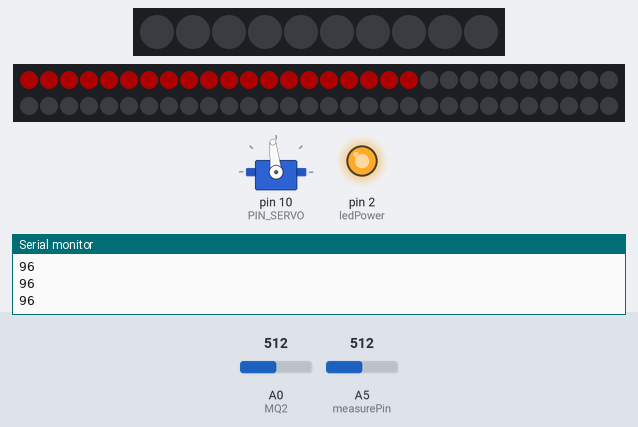
A sketch run on a simulated Arduino Uno, built with avr-gcc and run on an emulated ATmega328P. On the bench: 10 RGB LEDs in strip order, left to right, servo, 60 RGB LEDs in strip order, left to right, continuing on the next row, output pins drawn as LEDs (lit = HIGH), the last lines printed to the serial monitor. The test bench sets the inputs (shaded band); at power-on: A0 (MQ2) = 512, A5 (measurePin) = 512. Dim RGB values are drawn brighter than linear; the strip is taken to match the declared colour order.

Above: at 1.5 s.
1.6 s: A0 (MQ2) set to 716
At 3.3 s:
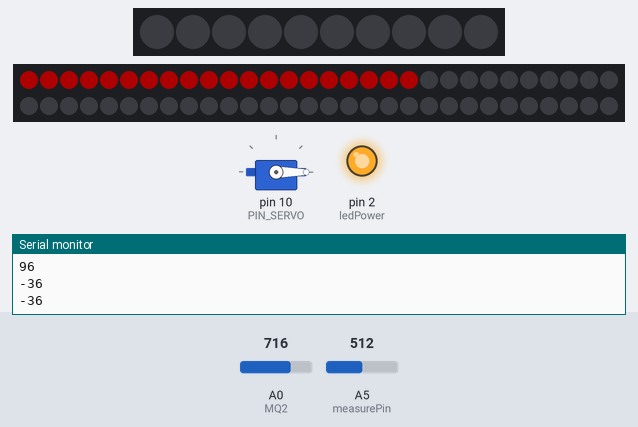
3.6 s: A0 (MQ2) set to 306
At 4.6 s:
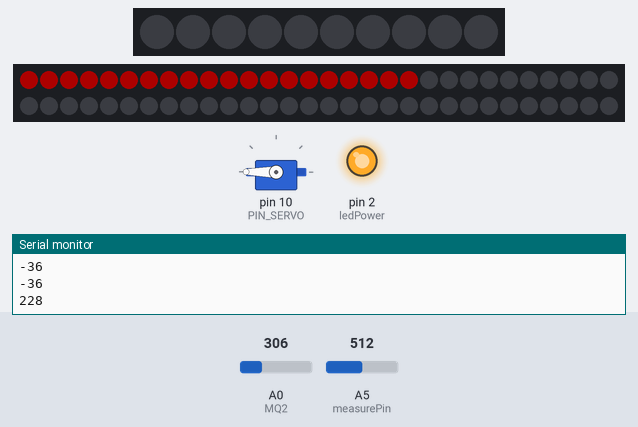
5.6 s: A0 (MQ2) set to 511
At 7.2 s:
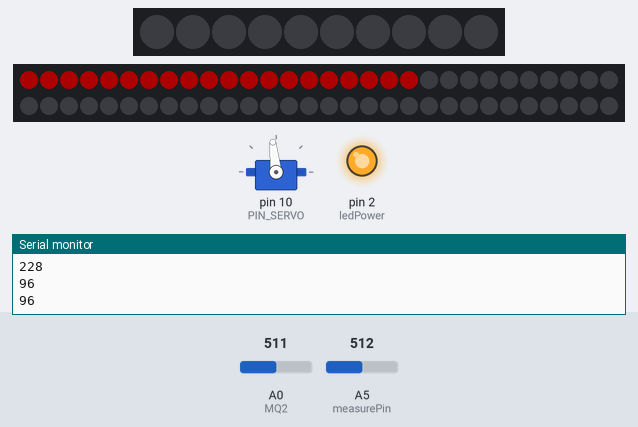
7.6 s: A0 (MQ2) set to 290
At 9.0 s:
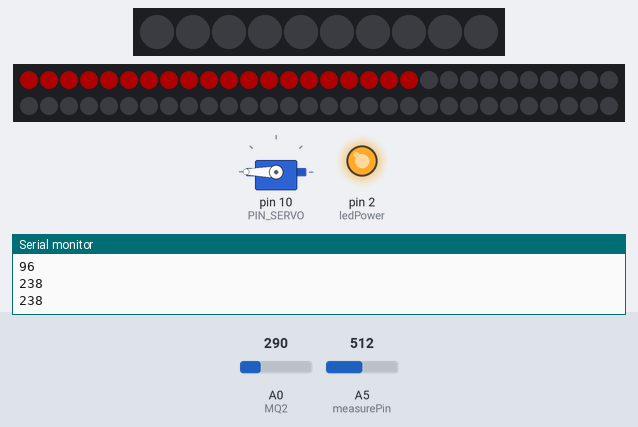
Timing chart, 0 to 10.5 s (numbered marks = the images above; inputs shaded):
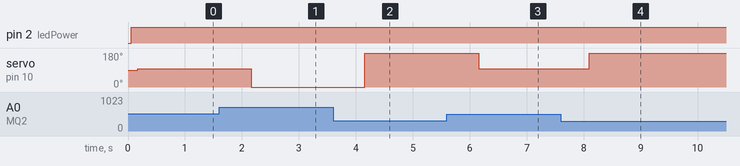

The sketch:

Dust.ino
```cpp
//for sg90
#include <Servo.h>
#define PIN_SERVO 9
#define PIN_SERVO 10
Servo myservo,myservo2;

//for ws2812
#include <Adafruit_NeoPixel.h>
#ifdef __AVR__
 #include <avr/power.h> // Required for 16 MHz Adafruit Trinket
#endif
#define PIN        8
#define NUMPIXELS 10
Adafruit_NeoPixel pixels(NUMPIXELS, PIN, NEO_GRB + NEO_KHZ800);
#define DELAYVAL 50
int count = 180;
int vel = -10;
int angle = 0;
  //for gp2y1010
int measurePin = A5;
int ledPower = 2;
unsigned int samplingTime = 280;
unsigned int deltaTime = 40;
unsigned int sleepTime = 9680;
float voMeasured = 0;
float calcVoltage = 0;
float dustDensity = 0;
//for mq2
int MQ2=A0;
int val=0;
 Adafruit_NeoPixel strip = Adafruit_NeoPixel(60, PIN, NEO_RGB + NEO_KHZ800);
void setup(){
  Serial.begin(9600);
  //for gp2y1010
  pinMode(ledPower,OUTPUT);
  //for ws2812
  #if defined(__AVR_ATtiny85__) && (F_CPU == 16000000)
  clock_prescale_set(clock_div_1);
#endif
  pixels.begin(); // INITIALIZE NeoPixel strip object (REQUIRED)
  //for sg90
    myservo.attach(PIN_SERVO);
 //for mq2
      pinMode(MQ2,INPUT);
       #if defined (__AVR_ATtiny85__)
    if (F_CPU == 16000000) clock_prescale_set(clock_div_1);
  #endif
  // End of trinket special code

  strip.begin();
  strip.setBrightness(50);
  strip.show(); // Initialize all pixels to 'off'
}

void loop(){
 colorWipe(strip.Color(255, 0, 0), 50); // Red
  //for gp2y1010
  digitalWrite(ledPower,LOW);
  delayMicroseconds(samplingTime);
  voMeasured = analogRead(measurePin);
  delayMicroseconds(deltaTime);
  digitalWrite(ledPower,HIGH);
  delayMicroseconds(sleepTime);
  calcVoltage = voMeasured*(5.0/1024);
  dustDensity = 0.17*calcVoltage-0.1;
  if ( dustDensity < 0)
  {
    dustDensity = 0.00;
  }


    val=analogRead(MQ2);
 if(val>300){
   colorWipe(strip.Color(255, 0, 0), 50); // Red
  }
   if(dustDensity>0.2){
   colorWipe1(strip.Color(255, 0, 0), 50); // Red
  }


// for sg90


int anglle1 = map(val,100,660,360,0);
int anglle2 = map(dustDensity,0,0.5,360,0);

  myservo.write(anglle1);
  myservo2.write(anglle2);
  Serial.println(anglle1);
//  Serial.println(anglle1);
  delay(500);
//  Serial.println(dustDensity);


//  delay(1000);
}
void colorWipe(uint32_t c, uint8_t wait) {
  for(uint16_t i=0; i<20; i++) {
    strip.setPixelColor(i, c);
    strip.show();
//    delay(wait);
  }
}
void colorWipe1(uint32_t c, uint8_t wait) {
  for(uint16_t i=0; i<20; i++) {
    strip.setPixelColor(i, c);
    strip.show();
//    delay(wait);
  }
}
```

Measured:
- after the input at 1.6 s, servo on pin 10 (PIN_SERVO): 96° → 0° after 0.56 s
- after the input at 3.6 s, servo on pin 10 (PIN_SERVO): 0° → 180° after 0.56 s
- after the input at 5.6 s, servo on pin 10 (PIN_SERVO): 180° → 96° after 0.56 s
- after the input at 7.6 s, servo on pin 10 (PIN_SERVO): 96° → 180° after 0.50 s
